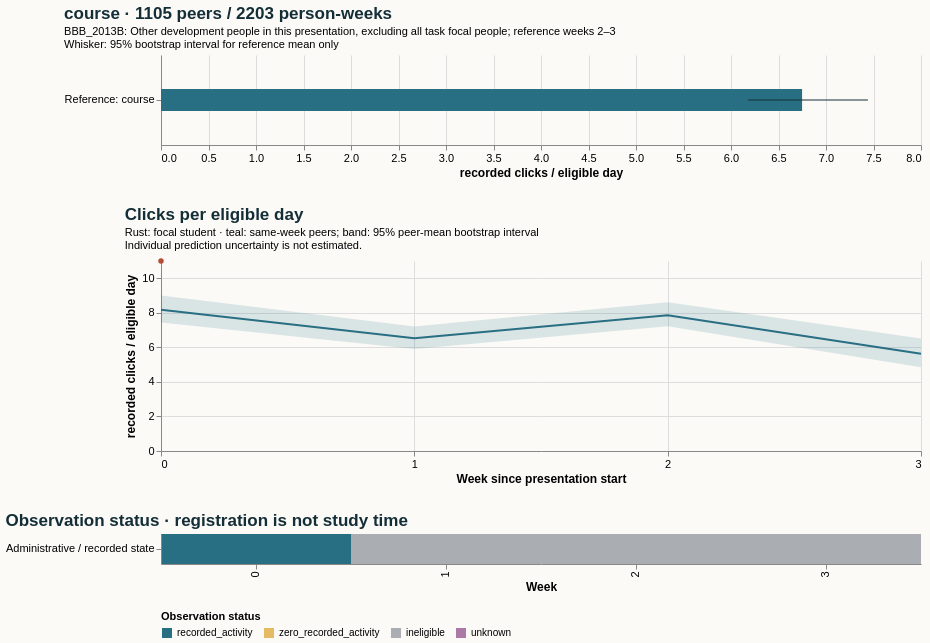

Vega-Lite specification stored for this chart:
### Vega-Lite specification from a JSON file in a GitHub repository (floating-point values rounded to 4 significant figures)
{"$schema": "https://vega.github.io/schema/vega-lite/v5.20.1.json", "config": {"axis": {"labelFontSize": 11, "titleFontSize": 12}, "background": "#fbfaf7", "font": "sans-serif", "title": {"anchor": "start", "color": "#142e38", "fontSize": 17, "subtitleFontSize": 11}, "view": {"continuousHeight": 300, "continuousWidth": 300, "stroke": null}}, "datasets": {"data-666cd0ef6f68173f0ae2743beb67f0e4": [{"end_day": 6, "focal_value": 11.0, "peer_ci_high": 9.0, "peer_ci_low": 7.447, "peer_mean": 8.174, "peer_observations": 1127, "peer_people": 1127, "reference": "course", "unit": "recorded clicks / eligible day", "week": 0}, {"end_day": 13, "focal_value": null, "peer_ci_high": 7.211, "peer_ci_low": 5.899, "peer_mean": 6.521, "peer_observations": 1121, "peer_people": 1121, "reference": "course", "unit": "recorded clicks / eligible day", "week": 1}, {"end_day": 20, "focal_value": null, "peer_ci_high": 8.611, "peer_ci_low": 7.222, "peer_mean": 7.865, "peer_observations": 1105, "peer_people": 1105, "reference": "course", "unit": "recorded clicks / eligible day", "week": 2}, {"end_day": 27, "focal_value": null, "peer_ci_high": 6.513, "peer_ci_low": 4.853, "peer_mean": 5.625, "peer_observations": 1098, "peer_people": 1098, "reference": "course", "unit": "recorded clicks / eligible day", "week": 3}], "data-89a72f8ec02b7692eee1a8b311bfa20f": [{"eligible_days": 5.0, "end_day": 6, "logging_completeness": "unknown", "observation_status": "recorded_activity", "row": "Administrative / recorded state", "score_status": "withheld_release_time_unknown", "start_day": 0, "value": 11.0, "week": 0}, {"eligible_days": 0.0, "end_day": 13, "logging_completeness": "unknown", "observation_status": "ineligible", "row": "Administrative / recorded state", "score_status": "withheld_release_time_unknown", "start_day": 7, "value": null, "week": 1}, {"eligible_days": 0.0, "end_day": 20, "logging_completeness": "unknown", "observation_status": "ineligible", "row": "Administrative / recorded state", "score_status": "withheld_release_time_unknown", "start_day": 14, "value": null, "week": 2}, {"eligible_days": 0.0, "end_day": 27, "logging_completeness": "unknown", "observation_status": "ineligible", "row": "Administrative / recorded state", "score_status": "withheld_release_time_unknown", "start_day": 21, "value": null, "week": 3}], "data-ad1681db8c553fe6ffdbb00f3138d83d": [{"hi": null, "lo": null, "series": "Focal: weeks 2–3", "value": null}, {"hi": 7.442, "lo": 6.18, "series": "Reference: course", "value": 6.748}]}, "resolve": {"scale": {"color": "independent"}}, "spacing": 28, "vconcat": [{"data": {"name": "data-ad1681db8c553fe6ffdbb00f3138d83d"}, "height": 90, "layer": [{"encoding": {"x": {"field": "value", "scale": {"domain": [0, 7.814], "zero": true}, "title": "recorded clicks / eligible day", "type": "quantitative"}, "y": {"field": "series", "sort": null, "title": null, "type": "nominal"}}, "mark": {"color": "#286f83", "size": 22, "type": "bar"}}, {"encoding": {"x": {"field": "lo", "type": "quantitative"}, "x2": {"field": "hi"}, "y": {"field": "series", "sort": null, "title": null, "type": "nominal"}}, "mark": {"color": "#142e38", "type": "rule"}}], "title": {"subtitle": ["BBB_2013B: Other development people in this presentation, excluding all task focal people; reference weeks 2–3", "Whisker: 95% bootstrap interval for reference mean only"], "text": "course · 1105 peers / 2203 person-weeks"}, "width": 760}, {"data": {"name": "data-666cd0ef6f68173f0ae2743beb67f0e4"}, "height": 190, "layer": [{"encoding": {"x": {"axis": {"tickMinStep": 1}, "field": "week", "title": "Week since presentation start", "type": "quantitative"}, "y": {"field": "peer_ci_low", "scale": {"zero": true}, "title": "recorded clicks / eligible day", "type": "quantitative"}, "y2": {"field": "peer_ci_high"}}, "mark": {"color": "#286f83", "opacity": 0.16, "type": "area"}}, {"encoding": {"tooltip": [{"field": "week", "type": "quantitative"}, {"field": "peer_mean", "type": "quantitative"}, {"field": "peer_people", "type": "quantitative"}, {"field": "peer_observations", "type": "quantitative"}], "x": {"field": "week", "type": "quantitative"}, "y": {"field": "peer_mean", "type": "quantitative"}}, "mark": {"color": "#286f83", "strokeWidth": 2, "type": "line"}}, {"encoding": {"tooltip": [{"field": "week", "type": "quantitative"}, {"field": "focal_value", "type": "quantitative"}], "x": {"field": "week", "type": "quantitative"}, "y": {"field": "focal_value", "type": "quantitative"}}, "mark": {"color": "#b64c35", "point": {"color": "#b64c35"}, "strokeWidth": 2.5, "type": "line"}}], "title": {"subtitle": ["Rust: focal student · teal: same-week peers; band: 95% peer-mean bootstrap interval", "Individual prediction uncertainty is not estimated."], "text": "Clicks per eligible day"}, "width": 760}, {"data": {"name": "data-89a72f8ec02b7692eee1a8b311bfa20f"}, "encoding": {"color": {"field": "observation_status", "legend": {"labelLimit": 260, "orient": "bottom"}, "scale": {"domain": ["recorded_activity", "zero_recorded_activity", "ineligible", "unknown"], "range": ["#286f83", "#e4bb64", "#aaaeb3", "#ac78a5"]}, "title": "Observation status", "type": "nominal"}, "tooltip": [{"field": "week", "type": "quantitative"}, {"field": "eligible_days", "type": "quantitative"}, {"field": "observation_status", "type": "nominal"}, {"field": "logging_completeness", "type": "nominal"}], "x": {"field": "week", "title": "Week", "type": "ordinal"}, "y": {"field": "row", "title": null, "type": "nominal"}}, "height": 30, "mark": {"type": "rect"}, "title": "Observation status · registration is not study time", "width": 760}]}
